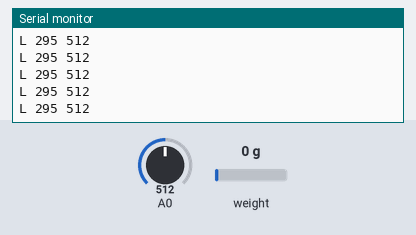
This sketch was run on a simulated Arduino Uno, built with avr-gcc and run on an emulated ATmega328P. On the bench: the last lines printed to the serial monitor. The inputs (shaded band) are chosen by the test bench; at power-on: weight on the scale 0 g, A0 = 512.

Above: at 1.2 s.
1.3 s: weight on the scale set to 100 g
At 1.52 s:
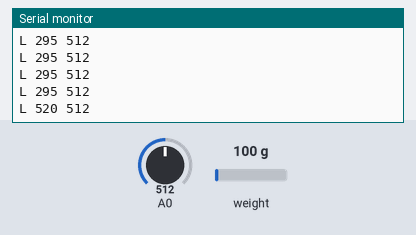
2.8 s: A0 set to 716
At 2.97 s:
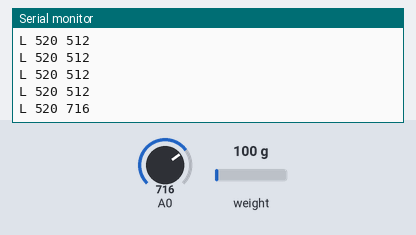
4.3 s: weight on the scale set to 1250 g
At 4.42 s:
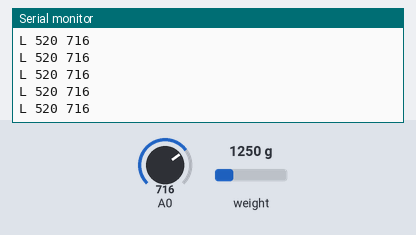
5.8 s: A0 set to 900
At 5.87 s:
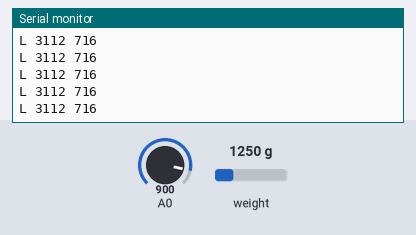
Timing chart, 0 to 8.3 s (numbered marks = the images above; inputs shaded):
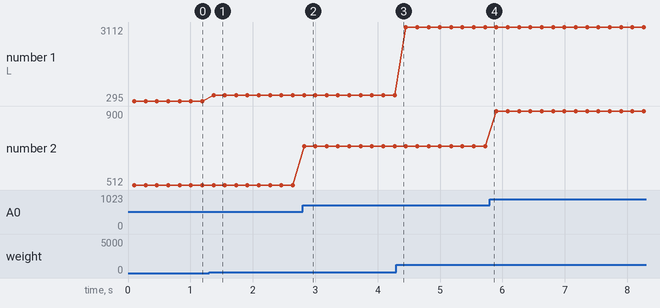

The sketch:

loadcell_current.ino
```cpp
#include "HX711.h"

// HX711 circuit wiring
const int LOADCELL_DOUT_PIN = 2;
const int LOADCELL_SCK_PIN = 3;

HX711 scale;

char   print_buffer[128];

void setup() {
  Serial.begin(115200);
  scale.begin(LOADCELL_DOUT_PIN, LOADCELL_SCK_PIN);
}

void loop() {

  if (scale.is_ready()) {
    double loadcell_reading = (scale.read()+55050)/186.375465175663;  // force in mN
    int current_reading = analogRead(A0);  // current in mA
    //Serial.print("HX711 reading: ");
    sprintf( print_buffer, "L %d %d\n", (int)loadcell_reading, current_reading);
    Serial.print( print_buffer );
    Serial.flush();
  }
  delay(80);

}
```

Measured:
- after the input at 1.3 s, the serial monitor: prints a new line after 0.07 s (image 1)
- after the input at 2.8 s, the serial monitor: prints a new line at once (image 2)
- plotted number 1: 295 → 520 after the input at 1.3 s, 520 → 3112 after the input at 4.3 s
- plotted number 2: 512 → 716 after the input at 2.8 s, 716 → 900 after the input at 5.8 s
